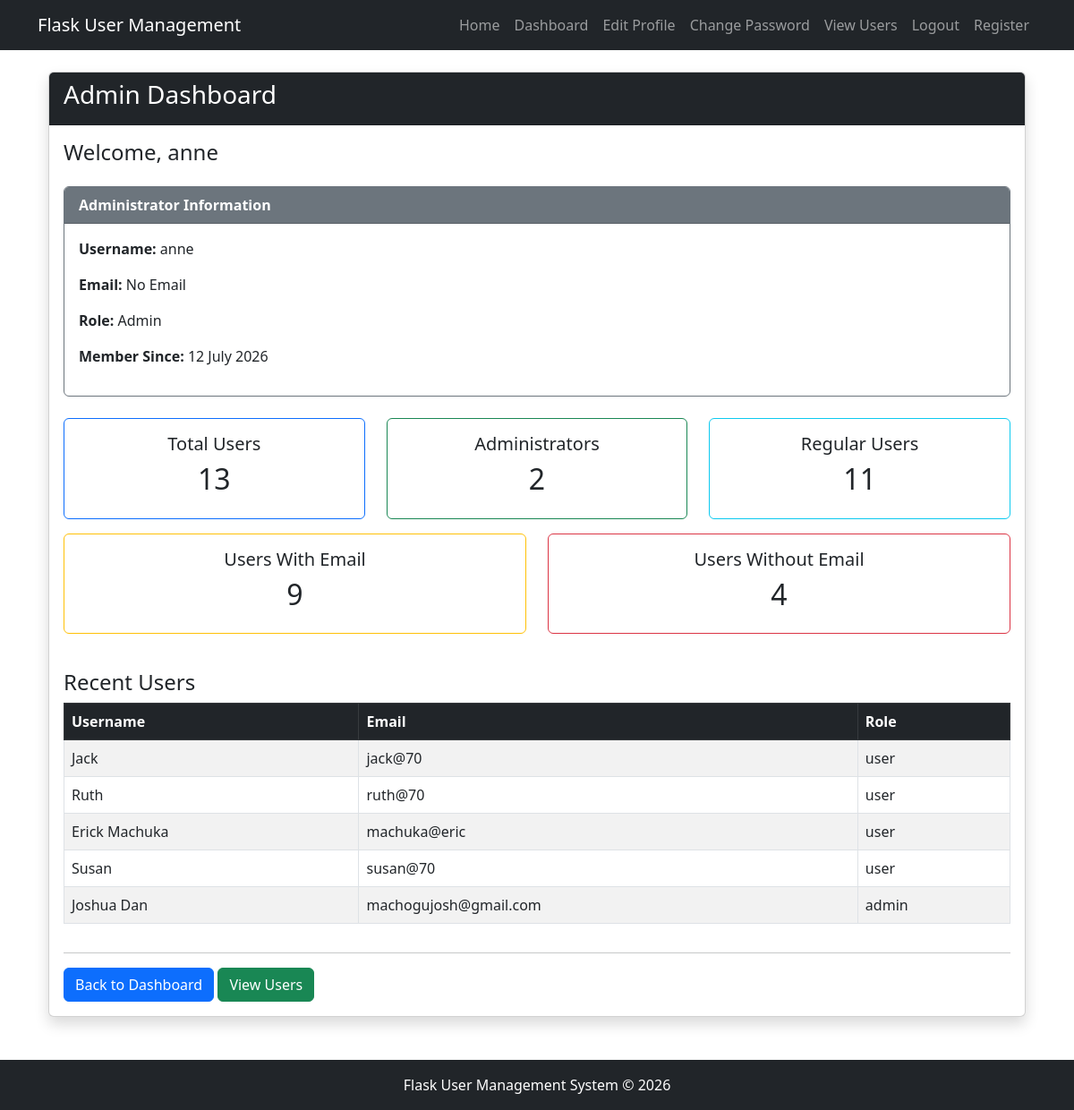
Page /admin_dashboard (signed in) on the committed database.
### tables this page shows
CREATE TABLE "users" (
    id INTEGER PRIMARY KEY AUTOINCREMENT,
    username TEXT UNIQUE NOT NULL,
    password TEXT NOT NULL,
    role TEXT NOT NULL DEFAULT 'user',
    email TEXT,
    created_at TEXT,
    profile_picture TEXT,
    active INTEGER NOT NULL DEFAULT 1
, failed_attempts INTEGER DEFAULT 0, locked_until TEXT);

### app.py (the view)
@app.route("/admin_dashboard")
@login_required
def admin_dashboard():
    if session.get("role") != "admin":
        flash("Access denied.")
        return redirect(url_for("dashboard"))
    conn = sqlite3.connect("users.db")
    cursor = conn.cursor()
    cursor.execute("""
    SELECT username, email, role, created_at
    FROM users
    WHERE username=?
    """, (session["username"],))
    admin = cursor.fetchone()
    member_since = ""
    if admin[3]:
        member_since = datetime.strptime(
            admin[3], "%Y-%m-%d"
        ).strftime("%d %B %Y")
    cursor.execute("SELECT COUNT(*) FROM users")
    total_users = cursor.fetchone()[0]
    cursor.execute("SELECT COUNT(*) FROM users WHERE role='admin'")
    total_admins = cursor.fetchone()[0]
    cursor.execute("SELECT COUNT(*) FROM users WHERE role='user'")
    total_regular_users = cursor.fetchone()[0]
    cursor.execute("""
        SELECT COUNT(*)
        FROM users
        WHERE email IS NOT NULL
        AND email != ''
    """)
    users_with_email = cursor.fetchone()[0]
    cursor.execute("""
        SELECT COUNT(*)
        FROM users
        WHERE email IS NULL
        OR email = ''
    """)
    users_without_email = cursor.fetchone()[0]
    cursor.execute("""
    SELECT username, email, role
    FROM users
    ORDER BY rowid DESC
    LIMIT 5
""")
    recent_users = cursor.fetchall()
    conn.close()
    return render_template(
    "admin_dashboard.html",
    total_users=total_users,
    total_admins=total_admins,
    total_regular_users=total_regular_users,
    users_with_email=users_with_email,
    users_without_email=users_without_email,
    recent_users=recent_users,
    admin=admin,
    member_since=member_since
)

### app.py (called while the page is built)
def login_required(f):
    @wraps(f)
    def wrapper(*args, **kwargs):
        if "username" not in session:
            return redirect(url_for("login"))
        return f(*args, **kwargs)
    return wrapper

### templates/admin_dashboard.html (shortened to what this page needs)
{% extends "base.html" %}
{% block content %}
<div class="container mt-4">
    <div class="card shadow">
        <div class="card-header bg-dark text-white">
            <h3>Admin Dashboard</h3>
        </div>
        <div class="card-body">
            <h4 class="mb-4">
                Welcome, {{ session["username"] }}
            </h4>
            <div class="card mb-4 border-secondary">
    <div class="card-header bg-secondary text-white">
        <strong>Administrator Information</strong>
    </div>
    <div class="card-body">
        <p><strong>Username:</strong> {{ admin[0] }}</p>
        <p><strong>Email:</strong> {{ admin[1] or "No Email" }}</p>
        <p><strong>Role:</strong> {{ admin[2]|title }}</p>
        <p><strong>Member Since:</strong> {{ member_since }}</p>
    </div>
</div>
            <div class="row">
                <div class="col-md-4 mb-3">
                    <div class="card border-primary">
                        <div class="card-body text-center">
                            <h5>Total Users</h5>
                            <h2>{{ total_users }}</h2>
                        </div>
                    </div>
                </div>
                <div class="col-md-4 mb-3">
                    <div class="card border-success">
                        <div class="card-body text-center">
                            <h5>Administrators</h5>
                            <h2>{{ total_admins }}</h2>
                        </div>
                    </div>
                </div>
                <div class="col-md-4 mb-3">
                    <div class="card border-info">
                        <div class="card-body text-center">
                            <h5>Regular Users</h5>
                            <h2>{{ total_regular_users }}</h2>
                        </div>
                    </div>
                </div>
            </div>
            <div class="row">
                <div class="col-md-6 mb-3">
                    <div class="card border-warning">
                        <div class="card-body text-center">
                            <h5>Users With Email</h5>
                            <h2>{{ users_with_email }}</h2>
                        </div>
                    </div>
                </div>
                <div class="col-md-6 mb-3">
                    <div class="card border-danger">
                        <div class="card-body text-center">
                            <h5>Users Without Email</h5>
                            <h2>{{ users_without_email }}</h2>
                        </div>
                    </div>
                </div>
            </div>
<h4 class="mt-4">Recent Users</h4>
<div class="table-responsive">
    <table class="table table-striped table-bordered">
        <thead class="table-dark">
            <tr>
                <th>Username</th>
                <th>Email</th>
                <th>Role</th>
            </tr>
        </thead>
        <tbody>
        {% for user in recent_users %}
            <tr>
                <td>{{ user[0] }}</td>
                <td>{{ user[1] or "No Email" }}</td>
                <td>{{ user[2] }}</td>
            </tr>
        {% endfor %}
        </tbody>
    </table>
</div>
            <hr>
            <a href="{{ url_for('dashboard') }}"
               class="btn btn-primary">
                Back to Dashboard
            </a>
            <a href="{{ url_for('users') }}"
               class="btn btn-success">
                View Users
            </a>
        </div>
    </div>
</div>
{% endblock %}

### templates/base.html (shortened to what this page needs)
<!DOCTYPE html>
<html lang="en">
<head>
    <link href="https://cdn.jsdelivr.net/npm/bootstrap@5.3.0/dist/css/bootstrap.min.css" rel="stylesheet">
</head>
<body>
<nav class="navbar navbar-expand-lg navbar-dark bg-dark">
    <div class="container">
        <a class="navbar-brand" href="{{ url_for('home') }}">
            Flask User Management
        </a>
        <div class="navbar-nav ms-auto">
            <a class="nav-link" href="{{ url_for('home') }}">Home</a>
{% if session.get("username") %}
    <a class="nav-link" href="{{ url_for('dashboard') }}">Dashboard</a>
    <a class="nav-link" href="{{ url_for('profile') }}">Edit Profile</a>
    <a class="nav-link" href="{{ url_for('change_password') }}">Change Password</a>
    <a class="nav-link" href="{{ url_for('users') }}">View Users</a>
    <a class="nav-link" href="{{ url_for('logout') }}">Logout</a>
{% else %}
    <a class="nav-link" href="{{ url_for('login') }}">Login</a>
{% endif %}
<a class="nav-link" href="{{ url_for('register') }}">Register</a>
        </div>
    </div>
</nav>
<div class="container mt-4">
    {% block content %}
    {% endblock %}
</div>
<footer class="bg-dark text-white text-center mt-5 py-3">
    <p class="mb-0">
        Flask User Management System &copy; 2026
    </p>
</footer>
</body>
</html>

### rows in the picture
users: username "anne", email "No Email", role "Admin", created_at "12 July 2026"
users: username "Jack", email "jack@70", role "user"
users: username "Ruth", email "ruth@70", role "user"
users: username "Erick Machuka", email "machuka@eric", role "user"
users: username "Susan", email "susan@70", role "user"
users: username "Joshua Dan", email "machogujosh@gmail.com", role "admin"

### other values in the picture
{{ total_users }} "13"
{{ total_admins }} "2"
{{ total_regular_users }} "11"
{{ users_with_email }} "9"
{{ users_without_email }} "4"
